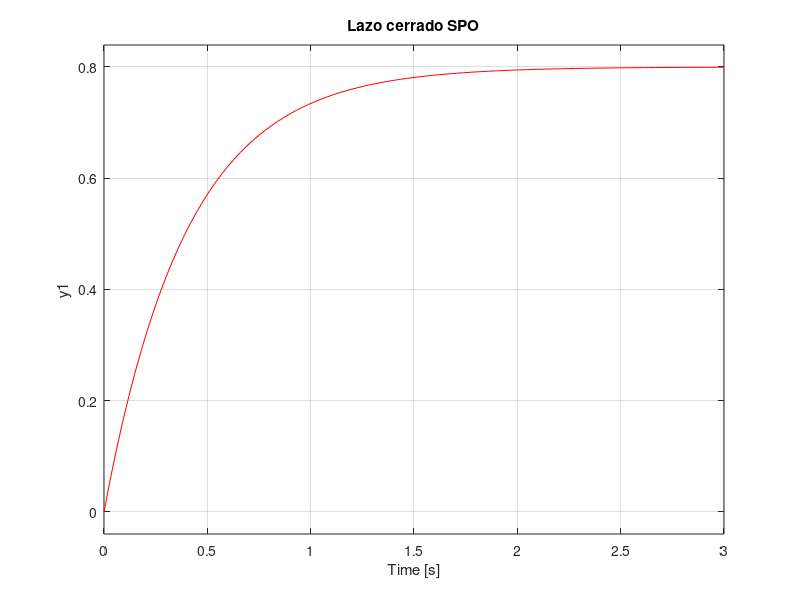
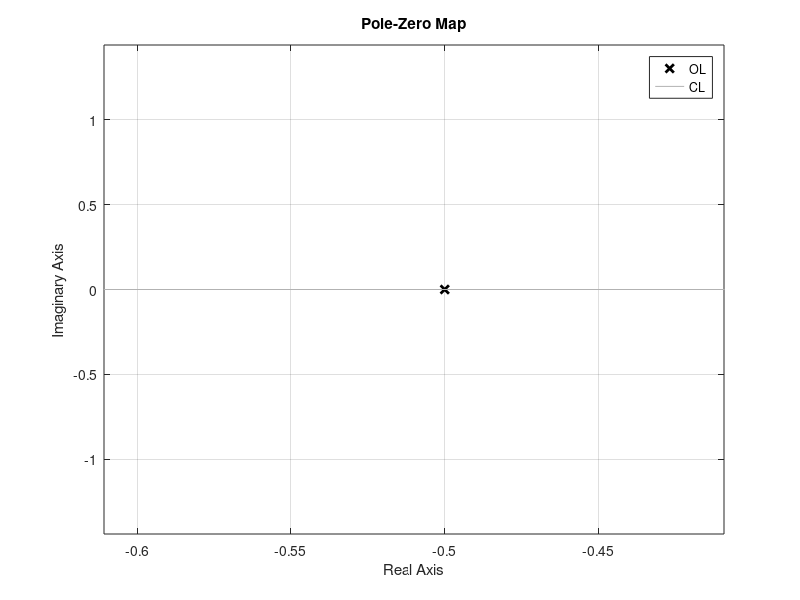
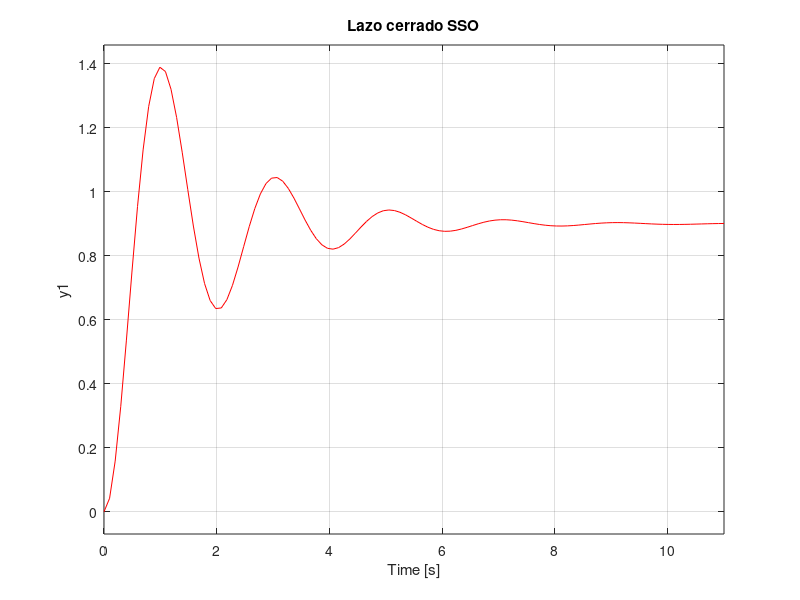
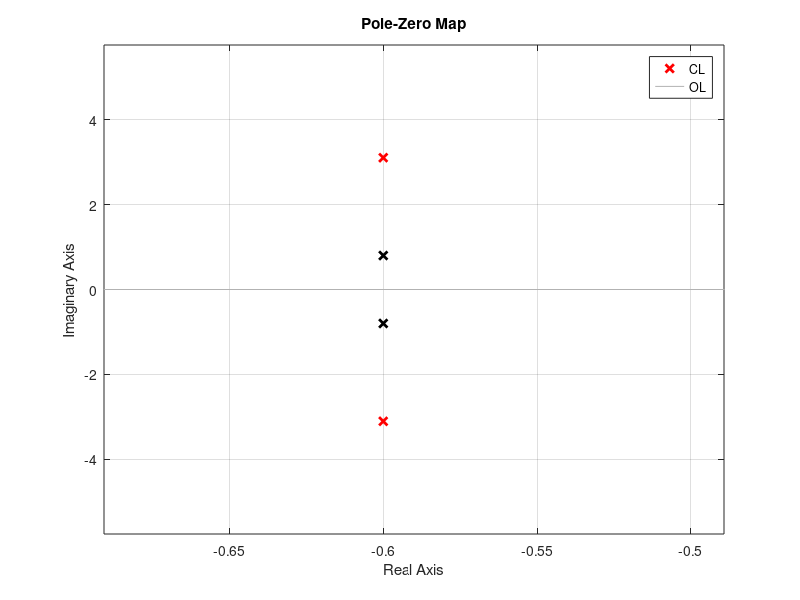

MATLAB code to generate these figures, in order:
clc
clear
close all


%-------------sistema de primer orden---------
k = 4;
tao = 2;

h=tf(k,[tao 1]);
figure
subplot(2,1,1)

%---------respuesta en lazo abierto-----------
step(h,'k')
title('Lazo abierto SPO')

%---------respuesta en lazo cerrado-----------
hn = feedback(h,1);
subplot(2,1,2)
step(hn,'r')
%legend('OL','CL')
title('Lazo cerrado SPO')

figure
pzmap(h,'k')
hold on
pzmap(hn,'r')
legend('OL','CL')

%------------nuevo parametros-----------
k_N = k/(1+k)
tao_N = tao/(1+k)

%-------------sistema de segundo orden---------
k = 9;
e = 0.6;
wn = 1;

h=tf(k*wn^2,[1 2*e*wn wn^2]);
figure
subplot(2,1,1)

%---------respuesta en lazo abierto-----------
step(h,'k')
title('Lazo abierto SSO')

%---------respuesta en lazo cerrado-----------
hn = feedback(h,1);
subplot(2,1,2)
step(hn,'r')
%legend('OL','CL')
title('Lazo cerrado SSO')

figure
pzmap(hn,'r')
hold on
pzmap(h,'k')
legend('CL','OL')

%------------nuevo parametros-----------
K_N = k*wn^2/(wn^2+k*wn^2)
e_N = e*wn/(sqrt(wn^2+k*wn^2))
w_N = sqrt(wn^2+k*wn^2)

if (e_N > 0) && (e_N < 1)
    Ts = 4/(e_N*w_N)
end


